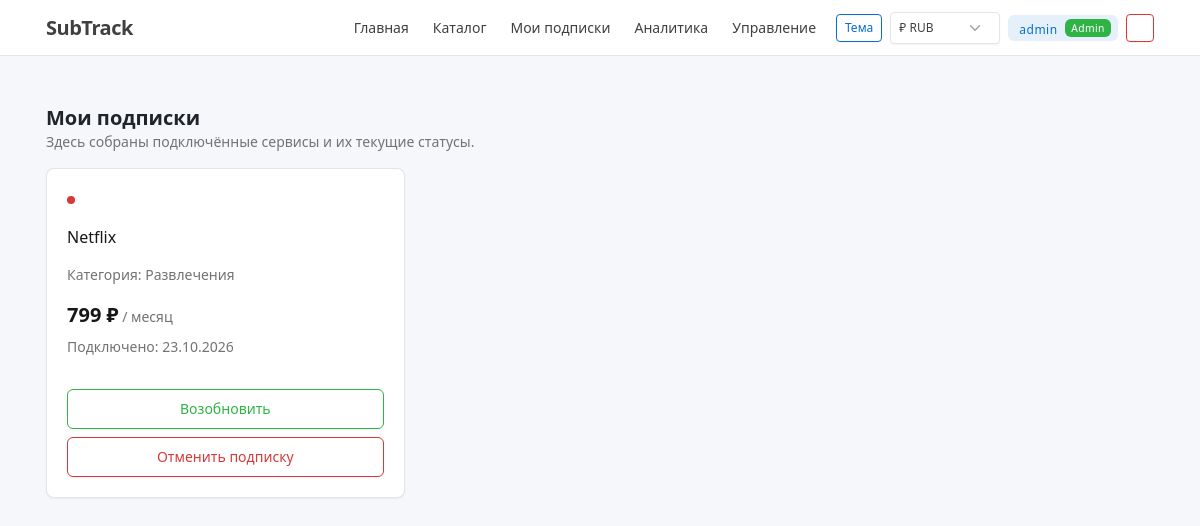
/my-subscriptions/ (signed in), run on an earlier commit of the app's database.
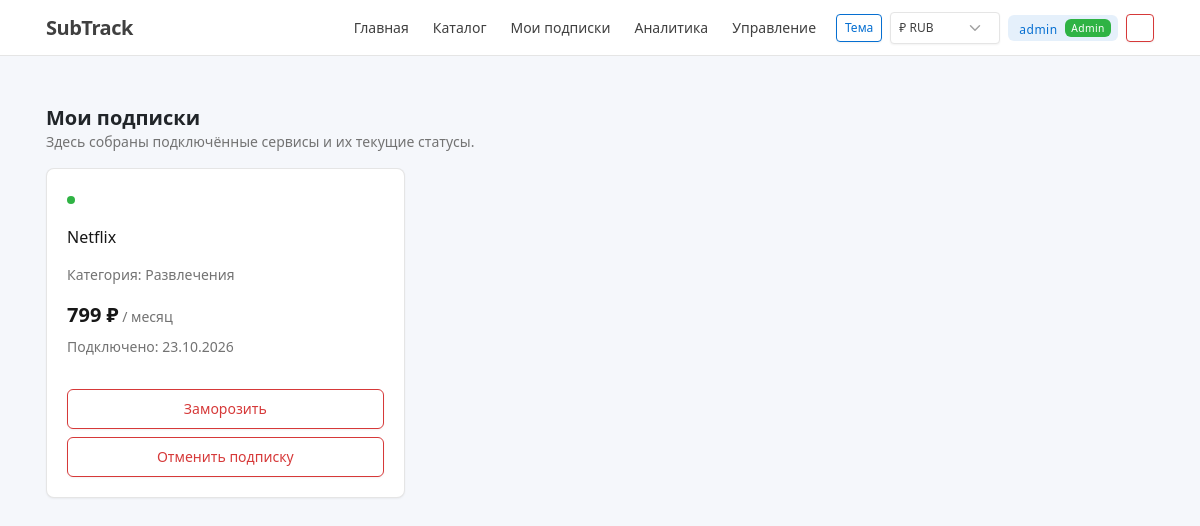
And on a later commit of the database.
### subscriptions/models.py (models this page shows, shortened)
class UserSubscription(models.Model):
    STATUS_CHOICES = [
        ('active', 'Активна'),
        ('frozen', 'Заморожена'),
    ]
    user = models.ForeignKey(
        settings.AUTH_USER_MODEL,
        on_delete=models.CASCADE,
        related_name='user_subscriptions'
    )
    subscription = models.ForeignKey(
        Subscription,
        on_delete=models.CASCADE,
        related_name='users'
    )
    status = models.CharField(
        max_length=12,
        choices=STATUS_CHOICES,
        default='active'
    )
    connected_at = models.DateTimeField(auto_now_add=True)
    class Meta:
        verbose_name = 'подписка пользователя'
        verbose_name_plural = 'Мои подписки'

class Subscription(models.Model):
    name = models.CharField(max_length=150)
    price = models.DecimalField(
        max_digits=10,
        decimal_places=2
    )
    description = models.TextField(blank=True)
    category = models.ForeignKey(
        Category,
        on_delete=models.CASCADE,
        related_name='subscriptions'
    )
    class Meta:
        verbose_name = 'подписка'
        verbose_name_plural = 'Каталог подписок'

class Category(models.Model):
    name = models.CharField(max_length=100)
    icon = models.CharField(max_length=50, default='ti ti-category')
    color = models.CharField(max_length=30, default='blue')
    class Meta:
        verbose_name = 'категория'
        verbose_name_plural = 'Категории'

### subscriptions/views.py (the view)
# urls.py: path('my-subscriptions/',views.my_subscriptions,name='my_subscriptions'),
@login_required
def my_subscriptions(request):
    user_subscriptions = UserSubscription.objects.select_related(
        'subscription',
        'subscription__category',
    ).filter(user=request.user)
    return render(
        request,
        'my_subscriptions.html',
        {'user_subscriptions': user_subscriptions}
    )

### templates/my_subscriptions.html (shortened to what this page needs)
{% extends 'base.html' %}
{% block content %}
<div class="page-header">
    <h1 class="page-title">Мои подписки</h1>
    <p class="text-secondary">
        Здесь собраны подключённые сервисы и их текущие статусы.
    </p>
</div>
<div class="row row-cards">
    {% for item in user_subscriptions %}
    <div class="col-12 col-md-6 col-lg-4">
        <div class="card subscription-card"
             data-subscription-id="{{ item.id }}">
            <div class="card-body">
                <span class="badge status-badge {% if item.status == 'active' %}bg-green{% elif item.status == 'frozen' %}bg-red{% else %}bg-secondary{% endif %}"></span>
                <h2 class="card-title mt-3">
                    {{ item.subscription.name }}
                </h2>
                <p class="text-secondary">
                    Категория: {{ item.subscription.category.name }}
                </p>
                <div class="mt-3">
                    <span
                        class="h2"
                        data-price-rub="{{ item.subscription.price }}">
                    </span>
                    <span class="text-secondary"> / месяц</span>
                </div>
                <p class="text-secondary mt-2">
                    Подключено: {{ item.connected_at|date:"d.m.Y" }}
                </p>
                <button
                    type="button"
                    class="btn w-100 mt-3 status-toggle
                        {% if item.status == 'active' %}
                            btn-outline-danger
                        {% else %}
                            btn-outline-success
                        {% endif %}"
                    data-url="{% url 'change_subscription_status' item.id %}">
                    {% if item.status == 'active' %}
                        Заморозить
                    {% else %}
                        Возобновить
                    {% endif %}
                </button>
                    <button
                        type="button"
                        class="btn btn-outline-danger w-100 mt-2 cancel-subscription-btn"
                        data-url="{% url 'cancel_subscription' item.id %}"
                        data-name="{{ item.subscription.name }}">
                        Отменить подписку
                    </button>
            </div>
        </div>
    </div>
    {% endfor %}
</div>
{% endblock %}

### templates/base.html (shortened to what this page needs)
{% load static %}
<!DOCTYPE html>
<html lang="ru">
<head>
    <link rel="stylesheet"
          href="{% static 'vendor/tabler/css/tabler.css' %}">
    <link rel="stylesheet"
          href="{% static 'css/style.css' %}">
    <link rel="stylesheet"
      href="https://cdn.jsdelivr.net/npm/@tabler/icons-webfont@latest/dist/tabler-icons.min.css">
</head>
<body>
    <div class="page">
       {% include 'includes/navbar.html' %}
        <div class="page-wrapper">
            <div class="page-body">
                <div class="container-xl">
                    {% block content %}
                    {% endblock %}
                </div>
            </div>
        </div>
    </div>
</body>
</html>

### templates/includes/navbar.html (shortened to what this page needs)
<header class="navbar navbar-expand-md d-print-none">
    <div class="container-xl">
        <a class="navbar-brand brand-logo" href="/">SubTrack</a>
        <div class="collapse navbar-collapse" id="main-navbar">
            <div class="navbar-nav ms-auto align-items-md-center">
                <a class="nav-link" href="/">Главная</a>
                <a class="nav-link" href="/catalog/">Каталог</a>
                <a class="nav-link" href="/my-subscriptions/">Мои подписки</a>
                <a class="nav-link" href="/dashboard/">Аналитика</a>
                <a class="nav-link" href="/management/">Управление</a>
                <div class="navbar-actions d-flex align-items-center gap-2 ms-md-2">
                    <button
                        type="button"
                        class="btn btn-outline-primary btn-sm"
                        id="theme-toggle">
                    </button>
                    <select
                        id="currency-select"
                        class="form-select form-select-sm"
                        aria-label="Выбор валюты">
                        <option value="RUB">₽ RUB</option>
                    </select>
                    {% if user.is_authenticated %}
                        <span class="badge bg-blue-lt d-none d-md-inline-block">
                            {{ user.username }}{% if user.is_staff %} <span class="badge bg-green ms-1 text-white">Admin</span>{% endif %}
                        </span>
                        <form action="{% url 'logout' %}" method="post" class="d-inline m-0">
                            <button type="submit" class="btn btn-outline-danger btn-sm" title="Выйти">
                            </button>
                        </form>
                    {% else %}
                        <a href="/accounts/login/" class="btn btn-outline-primary btn-sm">
                            <i class="ti ti-login me-1"></i>Войти
                        </a>
                    {% endif %}
                </div>
            </div>
        </div>
    </div>
</header>

### static/css/style.css (style rules this page uses)
body { background-color: #f5f7fb; }
.page-wrapper { min-height: 100vh; }
.page-header { margin-bottom: 24px; }
.subscription-card { transition: box-shadow 0.2s ease; }
.brand-logo { font-weight: 700; letter-spacing: -0.5px; }
html[data-bs-theme="light"] body { background-color: #f5f7fb; color: #212529; }
#currency-select { width: 110px; min-width: 0; }
.navbar-actions { flex-wrap: wrap; }

What changed in the data, as far as the page shows it:
changed UserSubscription "Netflix": status "Возобновить" → "Заморозить"
